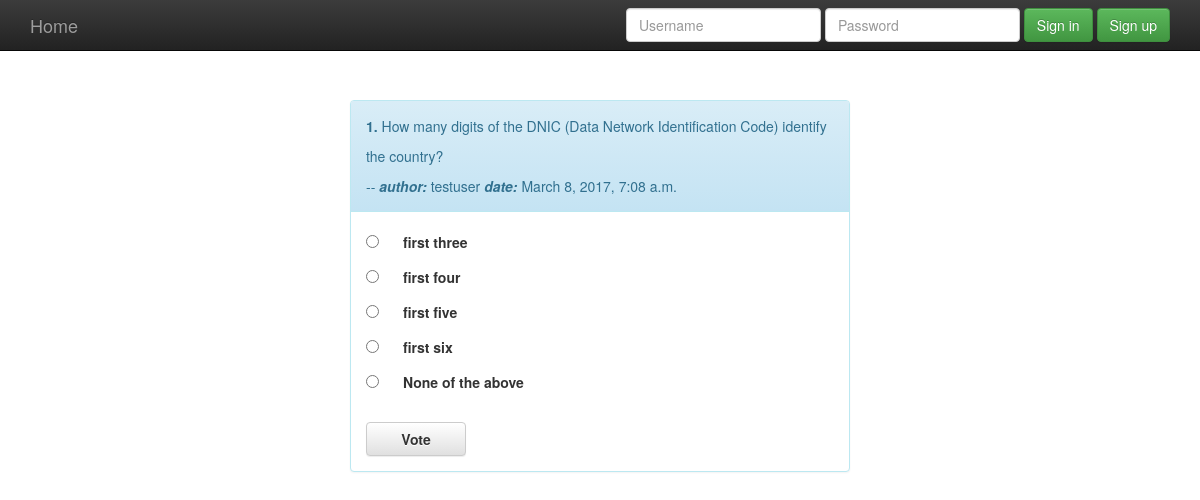
The page /polls/1/ on the database its author committed.
### polls/models.py (models this page shows, shortened)
class Question(models.Model):
    error_css_class = 'error'
    question_text = models.CharField('Question',max_length=200)
    pub_date = models.DateTimeField('date published')
    owner = models.ForeignKey(User,default=DEFAULT_USER_ID)
    def was_published_recently(self):
        now = timezone.now()
        return now - datetime.timedelta(days=1) <= self.pub_date <= now
    was_published_recently.admin_order_field = 'pub_date'
    was_published_recently.boolean = True
    was_published_recently.short_description = 'Published recently?'

class Choice(models.Model):
    question = models.ForeignKey(Question, on_delete=models.CASCADE)
    choice_text = models.CharField(max_length=200)
    votes = models.IntegerField(default=0)

### polls/views.py (the view)
# urls.py: url(r'^(?P<pk>[0-9]+)/$', views.DetailView.as_view(), name='detail'),
class DetailView(generic.DetailView):
    model = Question
    template_name = 'polls/detail.html'
    def get_queryset(self):
        return Question.objects.filter(pub_date__lte=timezone.now())

### polls/templates/polls/detail.html (shortened to what this page needs)
{% extends 'polls/base.html' %}
{% block content %}
    <div class="panel panel-info" style="margin:0 auto;width:500px;margin-top: 100px;line-height:30px;">
        <div class="panel-heading">
            <b>{{ question.id }}. </b>{{ question.question_text }}
            <br>-- <i><b>author:</b></i> {{ question.owner.username }}  <i><b>date:</b></i> {{ question.pub_date }}
        </div>
        <div class="panel-body">
            <form action="{% url 'polls:vote' question.id %}" method="post">
                {% for choice in question.choice_set.all %}
                    <input type="radio" name="choice" id="choice{{ forloop.counter }}" value="{{ choice.id }}"
                           style="margin-right: 20px;"/>
                    <label for="choice{{ forloop.counter }}">{{ choice.choice_text }}</label><br/>
                {% endfor %}
                <button type="submit" value="Vote" class="btn btn-default" style="margin-top:20px;width: 100px"><b>Vote</b></button>
            </form>
        </div>
    </div>
{% endblock %}

### rows shown on the page
Question: id "1", question_text "How many digits of the DNIC (Data Network Identification Code) identify the country?", owner.username "testuser", pub_date "March 8, 2017, 7:08 a.m."
Choice: choice_text "first three"
Choice: choice_text "first four"
Choice: choice_text "first five"
Choice: choice_text "first six"
Choice: choice_text "None of the above"
